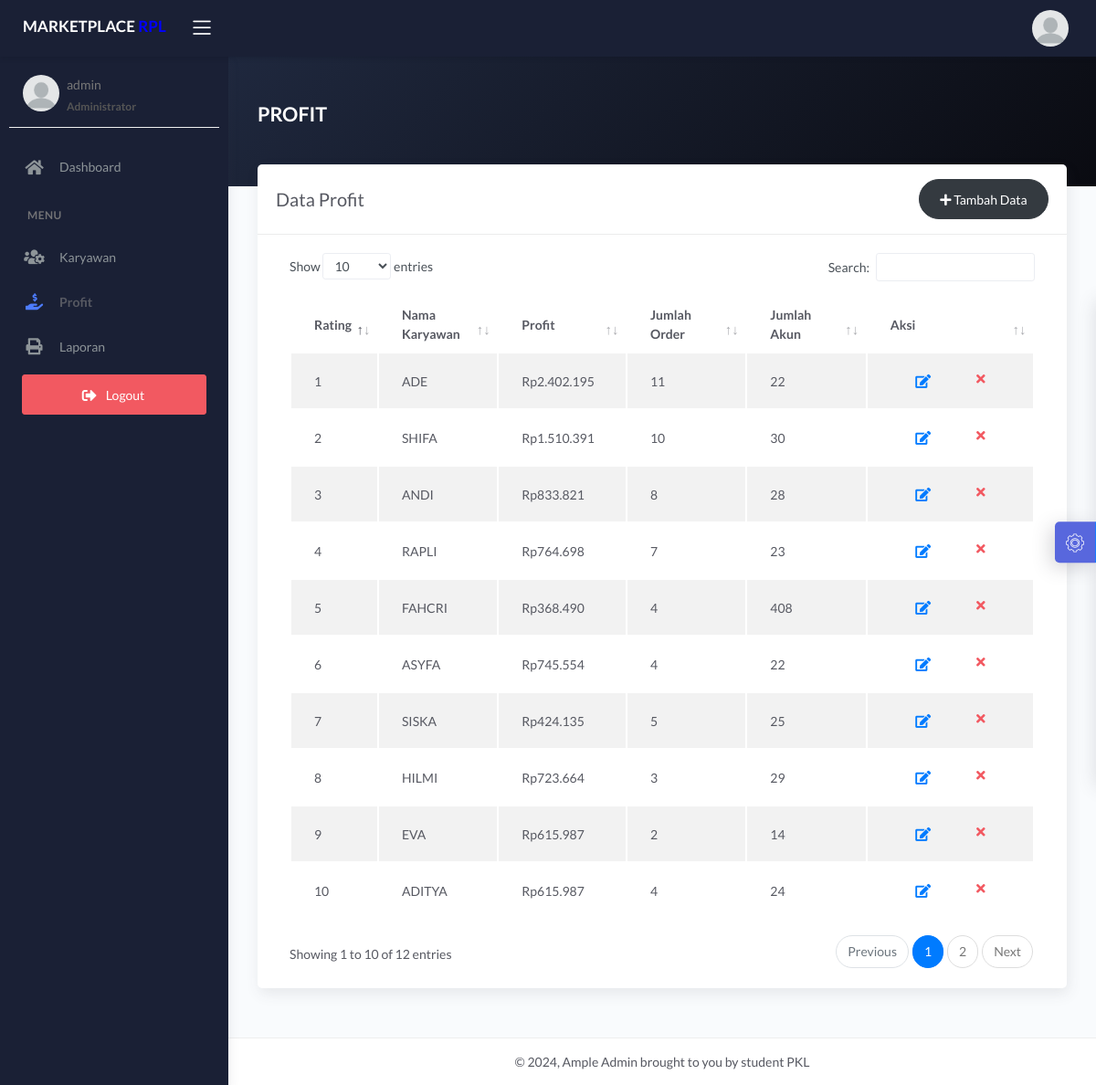
Screenshot of /admin/profit.php (signed in) with the database file from the repository.
### tables this page shows
CREATE TABLE `profit` (
  `id_profit` int(11) NOT NULL,
  `nama_karyawan` varchar(228) NOT NULL,
  `jml_profit` varchar(200) NOT NULL,
  `jml_order` int(20) NOT NULL,
  `jml_akun` int(20) NOT NULL
);

### admin/profit.php (the view, shortened to what this page needs)
<?php
$title = 'Data Profit';
require 'koneksi.php';
$query = 'SELECT * FROM profit';
$data = mysqli_query($conn, $query);
require 'header.php';
?>
<div class="panel-header bg-dark-gradient">
    <div class="page-inner py-5">
        <div class="d-flex align-items-left align-items-md-center flex-column flex-md-row">
            <div>
                <h2 class="text-white pb-2 fw-bold">PROFIT</h2>
            </div>
        </div>
    </div>
</div>
<div class="page-inner mt--5">
        <div class="row">
            <div class="col-md-12">
                <div class="card">
                    <div class="card-header">
                        <div class="d-flex align-items-center">
                            <h4 class="card-title"><?= $title; ?></h4><br>
                            <a href="tambah_profit.php" class="btn btn-dark btn-round ml-auto">
                                <i class="fa fa-plus"></i>
                                Tambah Data
                            </a>
                        </div>
                    </div>
                    <div class="card-body">
                        <div class="table-responsive">
                            <table id="basic-datatables" class="display table table-striped table-hover">
                                <thead>
                                    <tr>
                                        <th style="width: 5%">Rating</th>
                                        <th style="width: 15%;">Nama Karyawan</th>
                                        <th style="width: 15%;">Profit</th>
                                        <th style="width: 15%;">Jumlah Order</th>
                                        <th style="width: 15%;">Jumlah Akun</th>
                                        <th style="width: 8%">Aksi</th>
                                    </tr>
                                </thead>
                                <tbody>
                                    <?php
                                    $no = 1;
                                    if (mysqli_num_rows($data) > 0) {
                                        while ($plg = mysqli_fetch_assoc($data)) {
                                    ?>
                                            <tr>
                                                <td><?= $no++; ?></td>
                                                <td><?= $plg['nama_karyawan']; ?></td>
                                                <td><?= $plg['jml_profit']; ?></td>
                                                <td><?= $plg['jml_order']; ?></td>
                                                <td><?= $plg['jml_akun']; ?></td>
                                                <td>
                                                    <div class="form-button-action">
                                                        <a href="edit_profit.php?id=<?= $plg['id_profit']; ?>" type="button" data-toggle="tooltip" title="" class="btn btn-link btn-dark btn-lg" data-original-title="Edit">
                                                            <i class="fa fa-edit"></i>
                                                        </a>
                                                        <a href="hapus_profit.php?id=<?= $plg['id_profit']; ?>" onclick="return confirm('Yakin hapus data?');" type="button" data-toggle="tooltip" title="" class="btn btn-link btn-danger" data-original-title="Hapus">
                                                            <i class="fa fa-times"></i>
                                                        </a>
                                                    </div>
                                                </td>
                                            </tr>
                                    <?php }
                                    }
                                    ?>
                                </tbody>
                            </table>
                        </div>
                    </div>
                </div>
            </div>
        </div>
    </div>
</div>
<?php
require 'footer.php';
?>

### rows the page displays
profit: nama_karyawan "ADE", jml_profit "Rp2.402.195", jml_order "11", jml_akun "22"
profit: nama_karyawan "SHIFA", jml_profit "Rp1.510.391", jml_order "10", jml_akun "30"
profit: nama_karyawan "ANDI", jml_profit "Rp833.821", jml_order "8", jml_akun "28"
profit: nama_karyawan "RAPLI", jml_profit "Rp764.698", jml_order "7", jml_akun "23"
profit: nama_karyawan "FAHCRI", jml_profit "Rp368.490", jml_order "4", jml_akun "408"
profit: nama_karyawan "ASYFA", jml_profit "Rp745.554", jml_order "4", jml_akun "22"
profit: nama_karyawan "SISKA", jml_profit "Rp424.135", jml_order "5", jml_akun "25"
profit: nama_karyawan "HILMI", jml_profit "Rp723.664", jml_order "3", jml_akun "29"
profit: nama_karyawan "EVA", jml_profit "Rp615.987", jml_order "2", jml_akun "14"
profit: nama_karyawan "ADITYA", jml_profit "Rp615.987", jml_order "4", jml_akun "24"

### other values shown
$_SESSION['username'] "admin"
$title "Data Profit"
